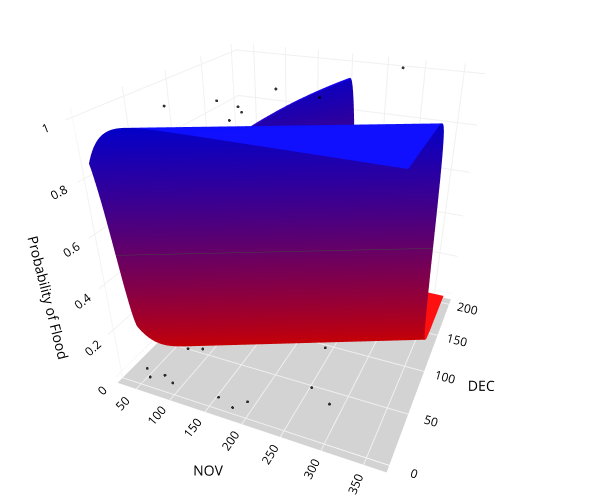

The notebook cell this image was saved under:
### Code cell
def Plot_3D(X, X_test, y_test, clf, x1, x2, mesh_size, margin):
            
    # Specify a size of the mesh to be used
    mesh_size=mesh_size
    margin=margin

    # Create a mesh grid on which we will run our model
    x_min, x_max = X.iloc[:, 0].min() - margin, X.iloc[:, 0].max() + margin
    y_min, y_max = X.iloc[:, 1].min() - margin, X.iloc[:, 1].max() + margin
    xrange = np.arange(x_min, x_max, mesh_size)
    yrange = np.arange(y_min, y_max, mesh_size)
    xx, yy = np.meshgrid(xrange, yrange)
            
    # Calculate Neural Network predictions on the grid
    Z = model2.predict(np.c_[xx.ravel(), yy.ravel()])
    Z = Z.reshape(xx.shape)

    # Create a 3D scatter plot
    fig = px.scatter_3d(x=X_test[x1], y=X_test[x2], z=y_test,
                     opacity=0.8, color_discrete_sequence=['black'], height=500, width=600)

    # Set figure title and colors
    fig.update_layout(
                      paper_bgcolor = 'white',
                      scene_camera=dict(up=dict(x=0, y=0, z=1), 
                                        center=dict(x=0, y=0, z=-0.1),
                                        eye=dict(x=0.75, y=-1.75, z=1)),
                                        margin=dict(l=0, r=0, b=0, t=0),
                      scene = dict(xaxis=dict(title=x1,
                                              backgroundcolor='white',
                                              color='black',
                                              gridcolor='#f0f0f0'),
                                   yaxis=dict(title=x2,
                                              backgroundcolor='white',
                                              color='black',
                                              gridcolor='#f0f0f0'
                                              ),
                                   zaxis=dict(title='Probability of Flood',
                                              backgroundcolor='lightgrey',
                                              color='black', 
                                              gridcolor='#f0f0f0', 
                                              )))
    
    # Update marker size
    fig.update_traces(marker=dict(size=1))

    # Add prediction plane
    fig.add_traces(go.Surface(x=xrange, y=yrange, z=Z, name='FF NN Prediction Plane',
                              colorscale='Bluered',
                              reversescale=True,
                              showscale=False, 
                              contours = {"z": {"show": True, "start": 0.5, "end": 0.9, "size": 0.5}}))
    fig.show()
    return fig


# Call the above function
fig = Plot_3D(X, X_test, y_test, model2, x1='NOV', x2='DEC', mesh_size=1, margin=0)

### Figure 1 — Plotly figure (JSON) as saved in the notebook; plotly's stock layout.template omitted (floating-point values rounded to 4 significant figures; data arrays with more than 128 entries replaced by an {"elided": "..."} marker saying what was removed)
{"data": [{"hovertemplate": "x=%{x}<br>y=%{y}<br>z=%{z}<extra></extra>", "legendgroup": "", "marker": {"color": "black", "opacity": 0.8, "size": 1, "symbol": "circle"}, "mode": "markers", "name": "", "scene": "scene", "showlegend": false, "type": "scatter3d", "x": [216, 194.7, 182.6, 171.1, 158.8, 83.9, 47.9, 145.7, 273, 119.4, 93.4, 169.7, 157, 49.6, 125.4, 61, 164.3, 244.1, 74.9, 286.7, 93.4, 76.4, 256.4, 223.7], "y": [131.1, 9.5, 0.1, 32.3, 5.2, 41.6, 11, 87.6, 202.3, 66.3, 4.9, 49.5, 59, 66.9, 65.1, 3.6, 106.5, 89.2, 44, 30.8, 48.4, 9.7, 41.6, 98.8], "z": [0, 0, 0, 1, 0, 1, 0, 0, 1, 0, 0, 1, 1, 0, 1, 0, 1, 0, 0, 0, 0, 0, 0, 1]}, {"colorscale": [[0, "rgb(0,0,255)"], [1, "rgb(255,0,0)"]], "contours": {"z": {"end": 0.9, "show": true, "size": 0.5, "start": 0.5}}, "name": "FF NN Prediction Plane", "reversescale": true, "showscale": false, "type": "surface", "x": {"elided": "335 float values"}, "y": {"elided": "203 float values"}, "z": {"elided": "203x335 float values"}}], "layout": {"height": 500, "legend": {"tracegroupgap": 0}, "margin": {"b": 0, "l": 0, "r": 0, "t": 0}, "paper_bgcolor": "white", "scene": {"camera": {"center": {"x": 0, "y": 0, "z": -0.1}, "eye": {"x": 0.75, "y": -1.75, "z": 1}, "up": {"x": 0, "y": 0, "z": 1}}, "domain": {"x": [0, 1], "y": [0, 1]}, "xaxis": {"backgroundcolor": "white", "color": "black", "gridcolor": "#f0f0f0", "title": {"text": "NOV"}}, "yaxis": {"backgroundcolor": "white", "color": "black", "gridcolor": "#f0f0f0", "title": {"text": "DEC"}}, "zaxis": {"backgroundcolor": "lightgrey", "color": "black", "gridcolor": "#f0f0f0", "title": {"text": "Probability of Flood"}}}, "width": 600}}
